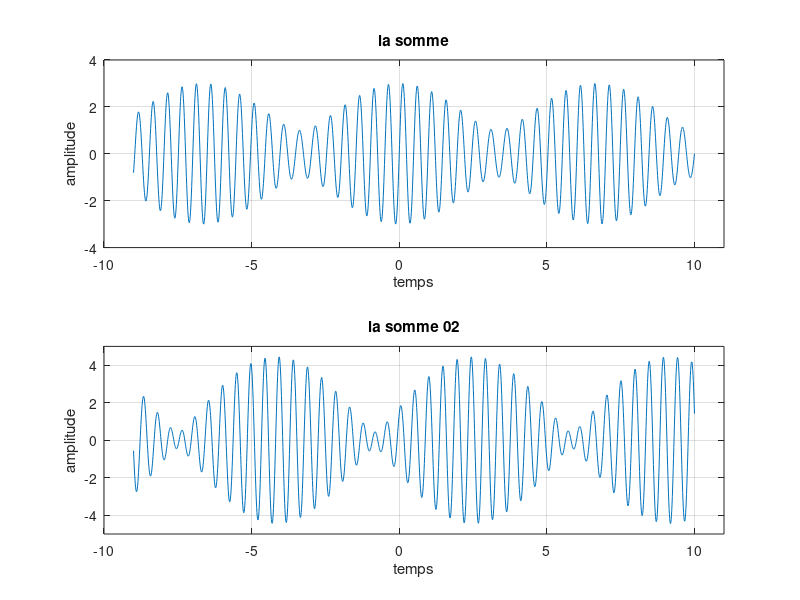

Write MATLAB code to recreate this figure.
clc
clear all;
close all;
f1=2.0;
phil=-pi/2;
t=-9:0.01:10;
A2=1;
f2=2.15;
x=2*cos(2*pi*f1*t+phil)+A2*sin(2*pi*f2*t);
subplot(2,1,1)
plot(t,x)
axis([-10 11 -4 4]);
xlabel('temps');
ylabel('amplitude');
title('la somme');
grid on
hold on

A3 = 22/9;
phil01 = pi/4
x1=2*cos(2*pi*f1*t+phil01)+A3*sin(2*pi*f2*t);
subplot(2,1,2)
plot(t,x1)
axis([-10 11 -5 5])
xlabel('temps');
ylabel('amplitude');
title('la somme 02')
grid on
hold off
